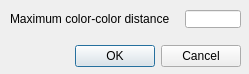
<?xml version="1.0" encoding="UTF-8"?>
<ui version="4.0">
 <class>CQDlgSimpleFilter_colorSegmentation</class>
 <widget class="QDialog" name="CQDlgSimpleFilter_colorSegmentation">
  <property name="geometry">
   <rect>
    <x>0</x>
    <y>0</y>
    <width>249</width>
    <height>74</height>
   </rect>
  </property>
  <property name="windowTitle">
   <string>Color Segmentation</string>
  </property>
  <property name="locale">
   <locale language="English" country="UnitedStates"/>
  </property>
  <widget class="QDialogButtonBox" name="qqOkCancel">
   <property name="geometry">
    <rect>
     <x>10</x>
     <y>40</y>
     <width>231</width>
     <height>32</height>
    </rect>
   </property>
   <property name="standardButtons">
    <set>QDialogButtonBox::Cancel|QDialogButtonBox::Ok</set>
   </property>
  </widget>
  <widget class="QLabel" name="label">
   <property name="geometry">
    <rect>
     <x>10</x>
     <y>10</y>
     <width>171</width>
     <height>18</height>
    </rect>
   </property>
   <property name="text">
    <string>Maximum color-color distance</string>
   </property>
  </widget>
  <widget class="QLineEdit" name="qqDist">
   <property name="geometry">
    <rect>
     <x>185</x>
     <y>10</y>
     <width>56</width>
     <height>18</height>
    </rect>
   </property>
  </widget>
 </widget>
 <tabstops>
  <tabstop>qqDist</tabstop>
  <tabstop>qqOkCancel</tabstop>
 </tabstops>
 <resources/>
 <connections/>
</ui>
